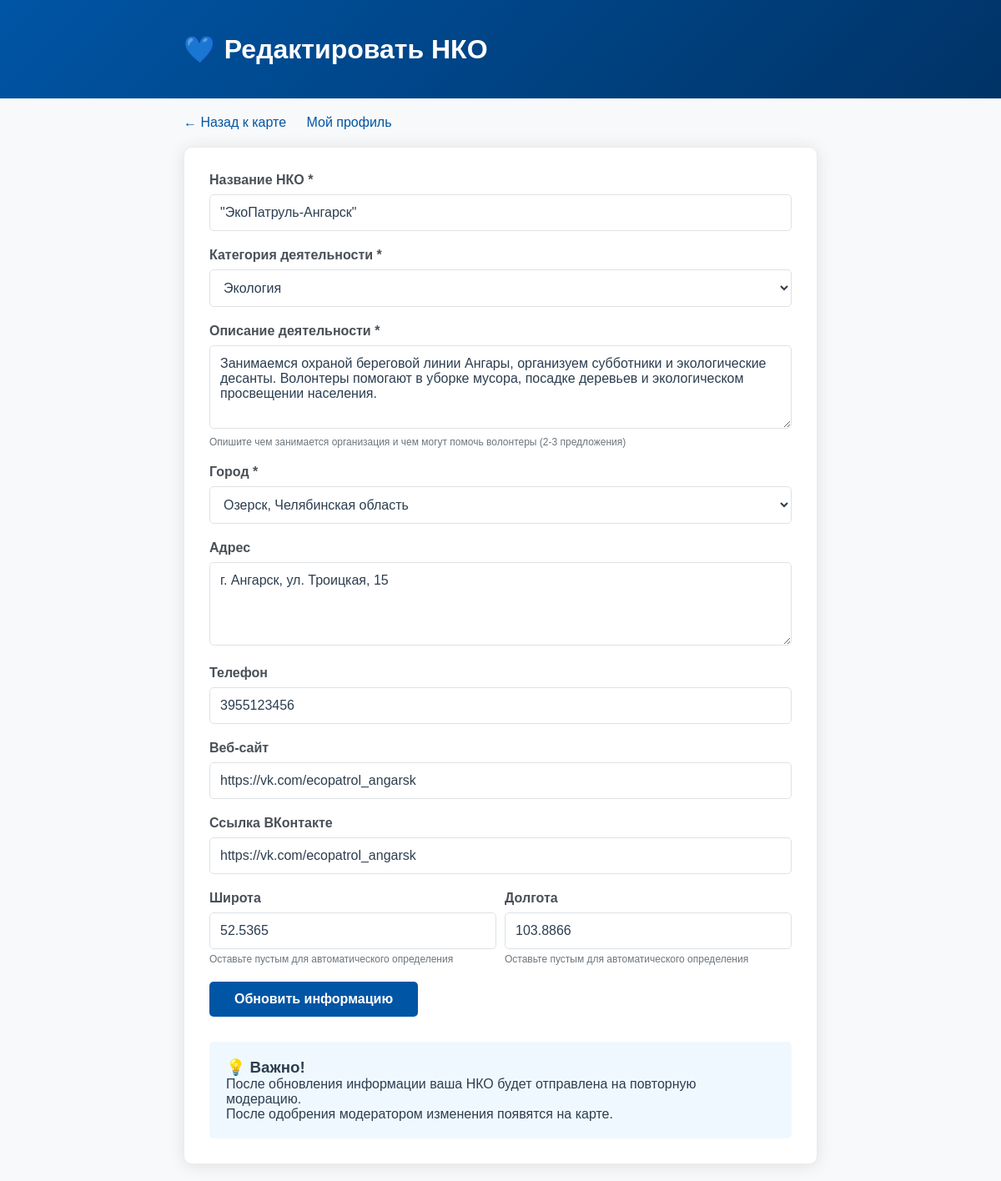
The app's page /edit-nko/1/ (signed in) with its own data.
### map_app/models.py (models this page shows, shortened)
class NKO(models.Model):
    name = models.CharField(max_length=200)
    category = models.ForeignKey(NKOCategory, on_delete=models.CASCADE)
    description = models.TextField()
    address = models.TextField(blank=True)
    phone = models.CharField(max_length=20, blank=True)
    website = models.URLField(blank=True)
    vk_link = models.URLField(blank=True)
    city = models.ForeignKey(City, on_delete=models.CASCADE)
    latitude = models.FloatField()
    longitude = models.FloatField()
    created_by = models.ForeignKey(User, on_delete=models.CASCADE)
    is_approved = models.BooleanField(default=False)
    created_at = models.DateTimeField(auto_now_add=True)

class NKOCategory(models.Model):
    name = models.CharField(max_length=100)
    color = models.CharField(max_length=7, default='#0055a5')

class City(models.Model):
    name = models.CharField(max_length=100)
    region = models.CharField(max_length=100)
    latitude = models.FloatField(default=55.7558)
    longitude = models.FloatField(default=37.6173)

### map_app/views.py (the view, shortened to what this page needs)
# urls.py: path('edit-nko/<int:nko_id>/', views.edit_nko_view, name='edit_nko'),
@login_required
def edit_nko_view(request, nko_id):
    nko = get_object_or_404(NKO, id=nko_id, created_by=request.user)
    categories = NKOCategory.objects.all()
    cities = City.objects.all()
    return render(request, 'map_app/edit_nko.html', {
        'nko': nko,
        'categories': categories,
        'cities': cities
    })

### templates/map_app/edit_nko.html (shortened to what this page needs)
<!DOCTYPE html>
<html lang="ru">
<head>
</head>
<body>
    <div class="header">
        <div class="container">
            <h1>💙 Редактировать НКО</h1>
        </div>
    </div>
    <div class="container">
        <div class="nav">
            <a href="{% url 'map' %}">← Назад к карте</a>
            <a href="{% url 'profile' %}">Мой профиль</a>
        </div>
        <div class="form-container">
            <form method="post">
                <div class="form-group">
                    <label for="name">Название НКО *</label>
                    <input type="text" id="name" name="name" value="{{ nko.name }}" required>
                </div>
                <div class="form-group">
                    <label for="category">Категория деятельности *</label>
                    <select id="category" name="category" required>
                        {% for category in categories %}
                            <option value="{{ category.id }}" {% if category.id == nko.category.id %}selected{% endif %}>
                                {{ category.name }}
                            </option>
                        {% endfor %}
                    </select>
                </div>
                <div class="form-group">
                    <label for="description">Описание деятельности *</label>
                    <textarea id="description" name="description" required>{{ nko.description }}</textarea>
                    <small>Опишите чем занимается организация и чем могут помочь волонтеры (2-3 предложения)</small>
                </div>
                <div class="form-group">
                    <label for="city">Город *</label>
                    <select id="city" name="city" required>
                        {% for city in cities %}
                            <option value="{{ city.id }}" {% if city.id == nko.city.id %}selected{% endif %}>
                                {{ city.name }}, {{ city.region }}
                            </option>
                        {% endfor %}
                    </select>
                </div>
                <div class="form-group">
                    <label for="address">Адрес</label>
                    <textarea id="address" name="address">{{ nko.address }}</textarea>
                </div>
                <div class="form-group">
                    <label for="phone">Телефон</label>
                    <input type="text" id="phone" name="phone" value="{{ nko.phone }}">
                </div>
                <div class="form-group">
                    <label for="website">Веб-сайт</label>
                    <input type="url" id="website" name="website" value="{{ nko.website }}">
                </div>
                <div class="form-group">
                    <label for="vk_link">Ссылка ВКонтакте</label>
                    <input type="url" id="vk_link" name="vk_link" value="{{ nko.vk_link }}">
                </div>
                <div style="display: flex; gap: 10px;">
                    <div class="form-group" style="flex: 1;">
                        <label for="latitude">Широта</label>
                        <input type="number" step="any" id="latitude" name="latitude" value="{{ nko.latitude }}">
                        <small>Оставьте пустым для автоматического определения</small>
                    </div>
                    <div class="form-group" style="flex: 1;">
                        <label for="longitude">Долгота</label>
                        <input type="number" step="any" id="longitude" name="longitude" value="{{ nko.longitude }}">
                        <small>Оставьте пустым для автоматического определения</small>
                    </div>
                </div>
                <button type="submit">Обновить информацию</button>
            </form>
            <div style="margin-top: 30px; padding: 20px; background: #f0f8ff; border-radius: 5px;">
                <h3>💡 Важно!</h3>
                <p>После обновления информации ваша НКО будет отправлена на повторную модерацию.</p>
                <p>После одобрения модератором изменения появятся на карте.</p>
            </div>
        </div>
    </div>
</body>
</html>

### templates/map_app/edit_nko.html (style rules this page uses)
* { margin: 0; padding: 0; box-sizing: border-box; font-family: 'Arial', sans-serif; }
body { background: #f8f9fa; color: #2c3e50; }
.header { background: linear-gradient(135deg, #0055a5, #003366); color: white; padding: 20px; }
.container { max-width: 800px; margin: 0 auto; padding: 20px; }
.form-container { background: white; padding: 30px; border-radius: 10px; box-shadow: 0 2px 20px rgba(0,0,0,0.1); border: 1px solid #e9ecef; }
.form-group { margin-bottom: 20px; }
label { display: block; margin-bottom: 8px; font-weight: 600; color: #495057; }
input, select, textarea { width: 100%; padding: 12px; border: 1px solid #dee2e6; border-radius: 5px; font-size: 16px; background: #fff; color: #2c3e50; transition: border-color 0.3s; }
textarea { resize: vertical; min-height: 100px; }
button { background: #0055a5; color: white; padding: 12px 30px; border: none; border-radius: 5px; font-size: 16px; cursor: pointer; font-weight: 600; transition: background 0.3s; }
.nav { margin-bottom: 20px; }
.nav a { color: #0055a5; text-decoration: none; margin-right: 20px; font-weight: 500; }
small { color: #6c757d; font-size: 12px; display: block; margin-top: 5px; }

### records on screen
NKO: name "\"ЭкоПатруль-Ангарск\"", category "Экология", description "Занимаемся охраной береговой линии Ангары, организуем субботники и экологические десанты. Волонтеры помогают в уборке мусора, посадке деревьев и экологическом просвещении населения.", city "Озерск, Челябинская область", address "г. Ангарск, ул. Троицкая, 15", phone "3955123456", website "https://vk.com/ecopatrol_angarsk", vk_link "https://vk.com/ecopatrol_angarsk", latitude "52.5365", longitude "103.8866"
